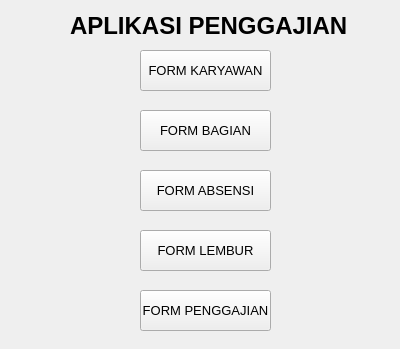
<?xml version="1.0" encoding="UTF-8"?>
<ui version="4.0">
 <class>Form</class>
 <widget class="QWidget" name="Form">
  <property name="geometry">
   <rect>
    <x>0</x>
    <y>0</y>
    <width>400</width>
    <height>349</height>
   </rect>
  </property>
  <property name="windowTitle">
   <string>Form</string>
  </property>
  <widget class="QPushButton" name="btnFormKaryawan">
   <property name="geometry">
    <rect>
     <x>140</x>
     <y>50</y>
     <width>131</width>
     <height>41</height>
    </rect>
   </property>
   <property name="font">
    <font>
     <pointsize>10</pointsize>
    </font>
   </property>
   <property name="text">
    <string>FORM KARYAWAN</string>
   </property>
  </widget>
  <widget class="QLabel" name="label">
   <property name="geometry">
    <rect>
     <x>70</x>
     <y>10</y>
     <width>281</width>
     <height>31</height>
    </rect>
   </property>
   <property name="font">
    <font>
     <pointsize>18</pointsize>
     <bold>true</bold>
    </font>
   </property>
   <property name="text">
    <string>APLIKASI PENGGAJIAN</string>
   </property>
  </widget>
  <widget class="QPushButton" name="btnFormBagian">
   <property name="geometry">
    <rect>
     <x>140</x>
     <y>110</y>
     <width>131</width>
     <height>41</height>
    </rect>
   </property>
   <property name="font">
    <font>
     <pointsize>10</pointsize>
    </font>
   </property>
   <property name="text">
    <string>FORM BAGIAN</string>
   </property>
  </widget>
  <widget class="QPushButton" name="btnFormAbsensi">
   <property name="geometry">
    <rect>
     <x>140</x>
     <y>170</y>
     <width>131</width>
     <height>41</height>
    </rect>
   </property>
   <property name="font">
    <font>
     <pointsize>10</pointsize>
    </font>
   </property>
   <property name="text">
    <string>FORM ABSENSI</string>
   </property>
  </widget>
  <widget class="QPushButton" name="btnFormLembur">
   <property name="geometry">
    <rect>
     <x>140</x>
     <y>230</y>
     <width>131</width>
     <height>41</height>
    </rect>
   </property>
   <property name="font">
    <font>
     <pointsize>10</pointsize>
    </font>
   </property>
   <property name="text">
    <string>FORM LEMBUR</string>
   </property>
  </widget>
  <widget class="QPushButton" name="btnFormPenggajian">
   <property name="geometry">
    <rect>
     <x>140</x>
     <y>290</y>
     <width>131</width>
     <height>41</height>
    </rect>
   </property>
   <property name="font">
    <font>
     <pointsize>10</pointsize>
    </font>
   </property>
   <property name="text">
    <string>FORM PENGGAJIAN</string>
   </property>
  </widget>
 </widget>
 <resources/>
 <connections/>
</ui>
